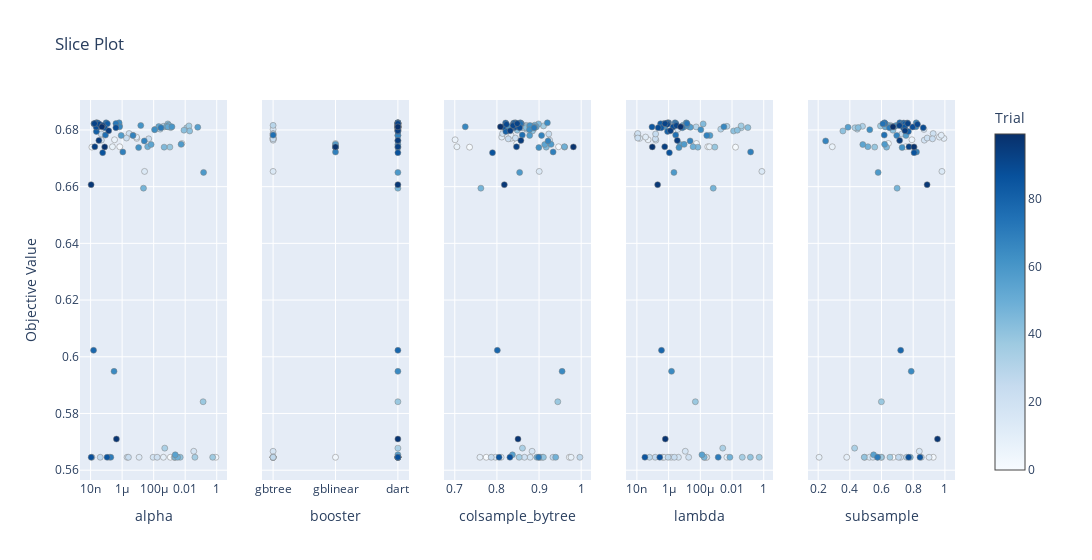

The cell this chart's notebook holds for it:
### Code cell
optuna.visualization.plot_slice(study, params = ['subsample',
'lambda',
'colsample_bytree',
'alpha',
'booster'])
